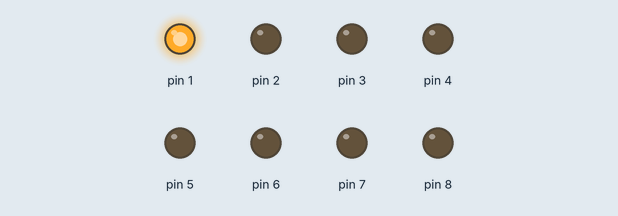
Simulated run of this sketch. Board: Arduino Uno, built with avr-gcc and run on an emulated ATmega328P. Shown: output pins drawn as LEDs (lit = HIGH).

Above: at 0.05 s.
At 0.75 s:
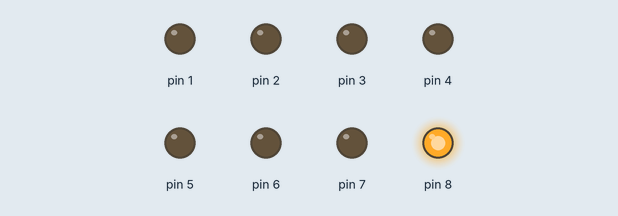
At 1.45 s:
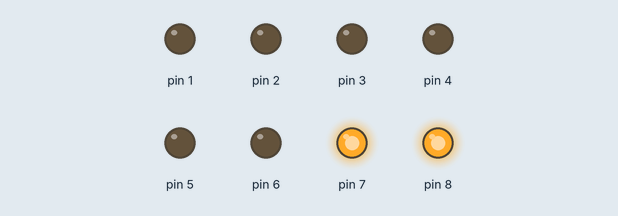
At 2.85 s:
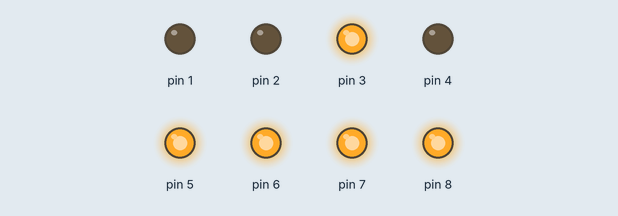
At 4.35 s:
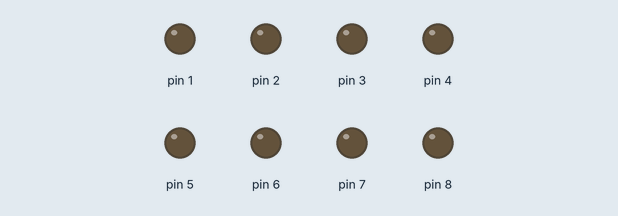
At 5.65 s:
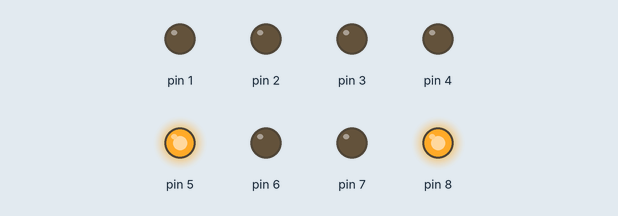
Timing chart, 0 to 6.0 s (numbered marks = the images above):
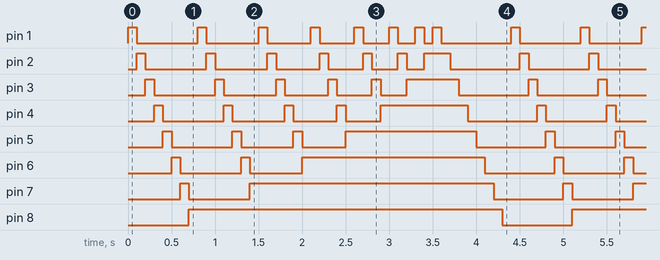

The sketch:

_7_8LED_Drop_and_collect_using_loop.ino
```cpp
void setup() {
  // put your setup code here, to run once:
char i;
for(i=1;i<=8;i++)
{
  pinMode(i,OUTPUT);
}
}

void loop() {
  // put your main code here, to run repeatedly:
char i,j,k;
for(i=8;i>=1;i--)
{
  for(j=1;j<=i;j++)
  {
    digitalWrite(j-1,LOW);
    digitalWrite(j,HIGH);
    delay(100);
  }
}
for(k=1;k<=8;k++)
{
  digitalWrite(k,LOW);
  delay(100);
}
}
```

Measured:
- by itself, pin 5: repeats every 4.4 s: LOW 0.70 s, HIGH 0.10 s, LOW 0.60 s, HIGH 0.10 s, LOW 0.50 s, HIGH 1.5 s, LOW 0.80 s, HIGH 0.10 s
- by itself, pin 6: repeats every 4.4 s: LOW 0.70 s, HIGH 0.10 s, LOW 0.60 s, HIGH 2.1 s, LOW 0.80 s, HIGH 0.10 s
- by itself, pin 7: repeats every 4.4 s: LOW 0.70 s, HIGH 2.8 s, LOW 0.80 s, HIGH 0.10 s
- by itself, pin 8: alternates HIGH for 3.6 s and LOW for 0.80 s
- by itself, pin 4: repeats every 4.4 s: LOW 0.70 s, HIGH 0.10 s, LOW 0.60 s, HIGH 0.10 s, LOW 0.50 s, HIGH 0.10 s, LOW 0.40 s, HIGH 1.0 s, LOW 0.80 s, HIGH 0.10 s
- by itself, pin 3: repeats every 4.4 s: LOW 0.70 s, HIGH 0.10 s, LOW 0.60 s, HIGH 0.10 s, LOW 0.50 s, HIGH 0.10 s, LOW 0.40 s, HIGH 0.10 s, LOW 0.30 s, HIGH 0.60 s, LOW 0.80 s, HIGH 0.10 s
